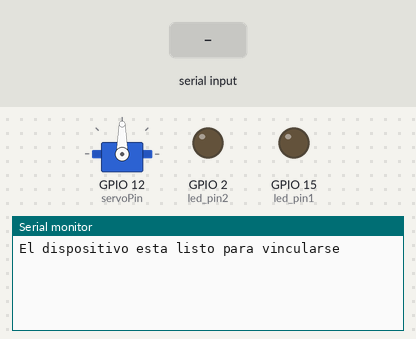
Bench run of a sketch on a simulated ESP32. Shown: servo, output pins drawn as LEDs (lit = HIGH), the last lines printed to the serial monitor. The inputs (shaded band) are chosen by the test bench. Nothing arrives over Bluetooth unless stated.

Above: at 1.2 s.
1.3 s: "Prender,1\n" received over the second serial link
At 1.9 s:
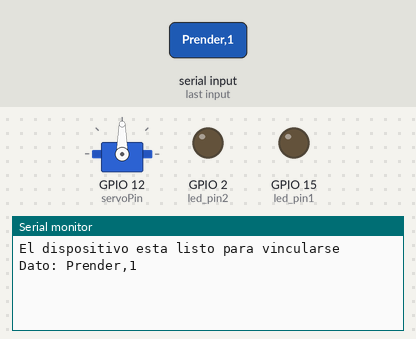
2.8 s: "Apagar,1\n" received over the second serial link
At 4.0 s:
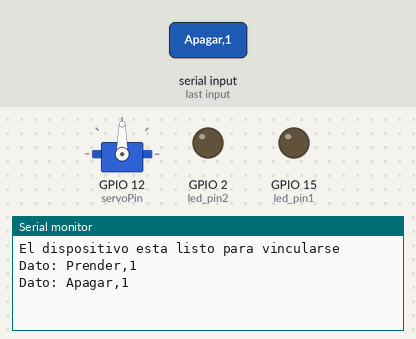
4.3 s: "Prender\n" received over the second serial link
At 5.3 s:
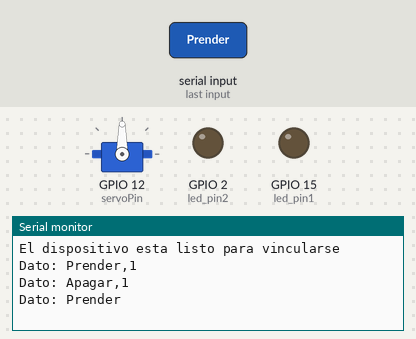

The sketch:

bbb.ino
```cpp
#include <BluetoothSerial.h>
#include <ESP32Servo.h>
Servo myservo;
String dato;
#if defined(CONFIG_IDF_TARGET_ESP32S2) || defined(CONFIG_IDF_TARGET_ESP32S3)
#elif defined(CONFIG_IDF_TARGET_ESP32C3)
#error Bluetooth is not enabled! Please run `make menuconfig` to and enable it
#endif
int led_pin1=15;
int led_pin2=2;
int servoPin = 12;
int pos = 0;


BluetoothSerial Bluetooth;

void setup() {
  pinMode(led_pin1,OUTPUT);
  pinMode(led_pin2,OUTPUT);
  Serial.begin(115200);
  Bluetooth.begin("ESP_32tacos"); //Bluetooth device name
  Serial.println("El dispositivo esta listo para vincularse");

  ESP32PWM::allocateTimer(0);
	ESP32PWM::allocateTimer(1);
	ESP32PWM::allocateTimer(2);
	ESP32PWM::allocateTimer(3);
  myservo.setPeriodHertz(50);
  myservo.attach(servoPin, 500, 2400);

    myservo.setPeriodHertz(50);// Standard 50hz servo
    myservo.attach(servoPin, 500, 2400);
}

void loop(){


  if (Bluetooth.available()) {              //
    dato=Bluetooth.readStringUntil('\n');  //Prender,12
    Serial.print("Dato: ");
    Serial.println(dato);                 //Prender,12
    int Posicion_slash1=dato.indexOf(','); //8
    int Posicion_slash2=dato.indexOf('/'); //8
    int Posicion_Salto=dato.length();     //10
    String Dato=dato.substring(0, Posicion_slash1);  // Dato= Prender
    int nl=dato.substring(Posicion_slash1+1,Posicion_Salto).toInt();//valor=12
    int pwm=dato.substring(Posicion_slash2+1).toInt();//valor=12


    if (Dato.equals("Prender")){
      if(nl==1){
        analogWrite(led_pin1, pwm);
      }
      else if (nl==2) {
        analogWrite(led_pin2, pwm);
      }
      else if (nl==3) {
        myservo.write(pwm);
      }
      }
      if (Dato.equals("Apagar")){
      if (nl==1){
        analogWrite(led_pin1, LOW);
      }
      else if (nl==2) {
        analogWrite(led_pin2, LOW);
      }
      else if (nl==3) {
        myservo.write(0);
      }
  }
  }
  }
```

Measured:
- after the input at 1.3 s, the serial monitor: prints a new line at once (image 1)
- after the input at 2.8 s, the serial monitor: prints a new line at once (image 2)
- after the input at 4.3 s, the serial monitor: prints a new line at once (image 3)
